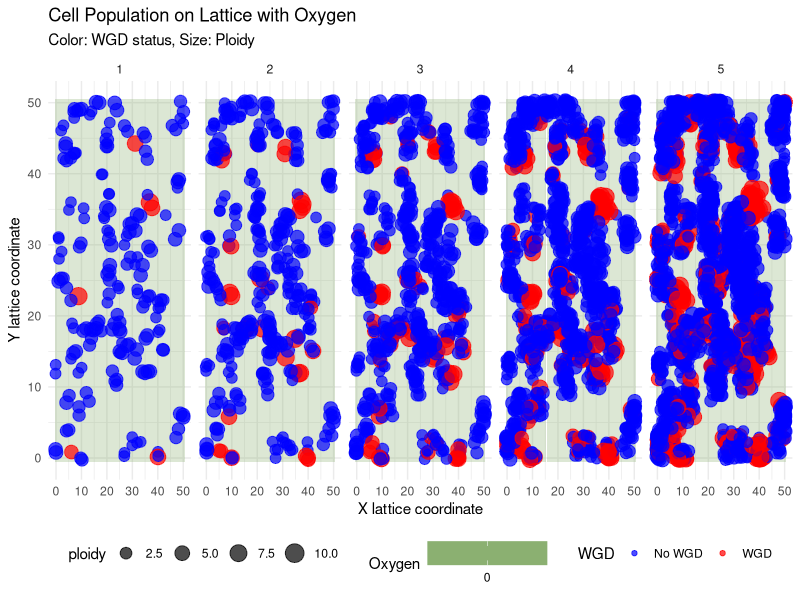
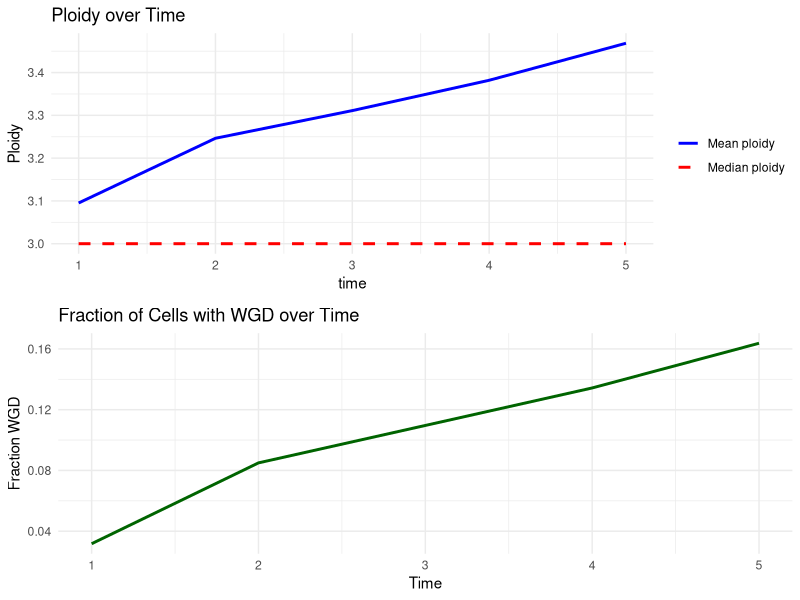

Recreate these plots in R, in order.
library(ggplot2)
library(dplyr)

#---------------------------
# Parameters
#---------------------------
Dc <- 0.01           # baseline death probability
Coxy <- 0            # oxygen level (1 = high, 0 = low)
P <- c(2,3,4)        # starting ploidy
DS <- 0.06
DS1 <- 0.004
MSR <- 0.05          # missegregation probability
SP <- 0.5            # survival probability adjustment for WGD
SD <- 0.2
time_steps <- 5
space_size <- 50
max_ploidy <- 10

# Function: probability to enter cell cycle depends on oxygen and ploidy
G <- function(ploidy, oxygen) {
  0.5 * oxygen / ploidy
}

#---------------------------
# Initialize Cells
#---------------------------
N <- 100
cells <- data.frame(
  id = 1:N,
  ploidy = sample(P, N, replace=TRUE),
  WGD = FALSE,
  t_wait = 0,
  alive = TRUE,
  X = sample(0:space_size, N, replace=TRUE),
  Y = sample(0:space_size, N, replace=TRUE)
)

# Initialize oxygen field (constant for simplicity)
oxygen <- matrix(Coxy, nrow = space_size+1, ncol = space_size+1)

history <- list()

#---------------------------
# Simulation Loop
#---------------------------
for (t in 1:time_steps) {
  new_cells <- data.frame()
  
  for (i in 1:nrow(cells)) {
    if (!cells$alive[i]) next
    
    # Get local oxygen
    ox <- oxygen[cells$X[i]+1, cells$Y[i]+1]
    
    # Cell death due to missegregation
    misseg <- rbinom(1, 1, MSR * (1 - ox))
    death_prob <- Dc
    if (misseg == 1) {
      death_prob <- death_prob + ifelse(cells$WGD[i], SD*(1-SP), SD)
    }
    if (runif(1) < death_prob) {
      cells$alive[i] <- FALSE
      next
    }
    
    # Enter cell cycle
    if (runif(1) < G(cells$ploidy[i], ox)) {
      if (cells$t_wait[i] == 0) cells$t_wait[i] <- rpois(1, 1)
    }
    
    # Event occurs if t_wait = 0
    if (cells$t_wait[i] <= 0) {
      if (runif(1) < DS / (DS + DS1)) {
        # Division
        daughter_ploidy <- cells$ploidy[i]
        if (rbinom(1,1,MSR)==1) {
          daughter_ploidy <- round(daughter_ploidy * runif(1,0.5,1))
        }
        threshold <- ifelse(cells$WGD[i], 0.15*cells$ploidy[i], 0.3*cells$ploidy[i])
        
        # Check viability and max ploidy
        if (!is.na(daughter_ploidy) && daughter_ploidy >= threshold && daughter_ploidy <= max_ploidy) {
          # Snap daughter to nearby lattice site
          dx <- sample(c(-1,0,1),1)
          dy <- sample(c(-1,0,1),1)
          new_cell <- data.frame(
            id = max(cells$id) + nrow(new_cells) + 1,
            ploidy = daughter_ploidy,
            WGD = cells$WGD[i],
            t_wait = 0,
            alive = TRUE,
            X = min(max(cells$X[i] + dx, 0), space_size),
            Y = min(max(cells$Y[i] + dy, 0), space_size)
          )
          new_cells <- rbind(new_cells, new_cell)
        }
      } else {
        # Whole Genome Doubling
        cells$ploidy[i] <- min(cells$ploidy[i]*2, max_ploidy)
        cells$WGD[i] <- TRUE
      }
      cells$t_wait[i] <- 0
    } else {
      cells$t_wait[i] <- cells$t_wait[i] - 1
    }
  }
  
  if (nrow(new_cells) > 0) cells <- rbind(cells, new_cells)
  history[[t]] <- data.frame(cells, time=t)
}

# Combine history
history_df <- do.call(rbind, history)
history_df$ploidy <- pmin(history_df$ploidy, max_ploidy)
history_df$WGD <- factor(history_df$WGD, levels=c(FALSE,TRUE), labels=c("No WGD","WGD"))

#---------------------------
# Plot: Cells on lattice with oxygen as background
#---------------------------
# Create oxygen data frame for plotting
oxygen_df <- expand.grid(X=0:space_size, Y=0:space_size)
oxygen_df$oxygen <- as.vector(oxygen)

ggplot() +
  geom_tile(data=oxygen_df, aes(x=X, y=Y, fill=oxygen), alpha=0.3) +
  scale_fill_gradient(low="lightyellow", high="darkgreen", name="Oxygen") +
  geom_jitter(data=history_df, aes(x=X, y=Y, color=WGD, size=ploidy), width=0.3, height=0.3, alpha=0.7) +
  scale_color_manual(values=c("blue","red")) +
  scale_size_continuous(range=c(2,6)) +
  facet_wrap(~time, ncol=5) +
  theme_minimal() +
  labs(title="Cell Population on Lattice with Oxygen",
       subtitle="Color: WGD status, Size: Ploidy",
       x="X lattice coordinate",
       y="Y lattice coordinate",
       fill="Oxygen") +
  theme(legend.position="bottom")
library(dplyr)
library(ggplot2)

# Summarize over time
summary_df <- history_df %>%
  group_by(time) %>%
  summarise(
    mean_ploidy = mean(ploidy, na.rm = TRUE),
    median_ploidy = median(ploidy, na.rm = TRUE),
    WGD_fraction = mean(WGD == "WGD")
  )

# Plot mean and median ploidy
p1 <- ggplot(summary_df, aes(x = time)) +
  geom_line(aes(y = mean_ploidy, color = "Mean ploidy"), size=1) +
  geom_line(aes(y = median_ploidy, color = "Median ploidy"), size=1, linetype="dashed") +
  scale_color_manual(values=c("Mean ploidy"="blue","Median ploidy"="red")) +
  labs(title="Ploidy over Time", y="Ploidy", color="") +
  theme_minimal()

# Plot WGD fraction
p2 <- ggplot(summary_df, aes(x = time, y = WGD_fraction)) +
  geom_line(color="darkgreen", size=1) +
  labs(title="Fraction of Cells with WGD over Time",
       y="Fraction WGD",
       x="Time") +
  theme_minimal()

# Display plots
library(gridExtra)
grid.arrange(p1, p2, ncol=1)